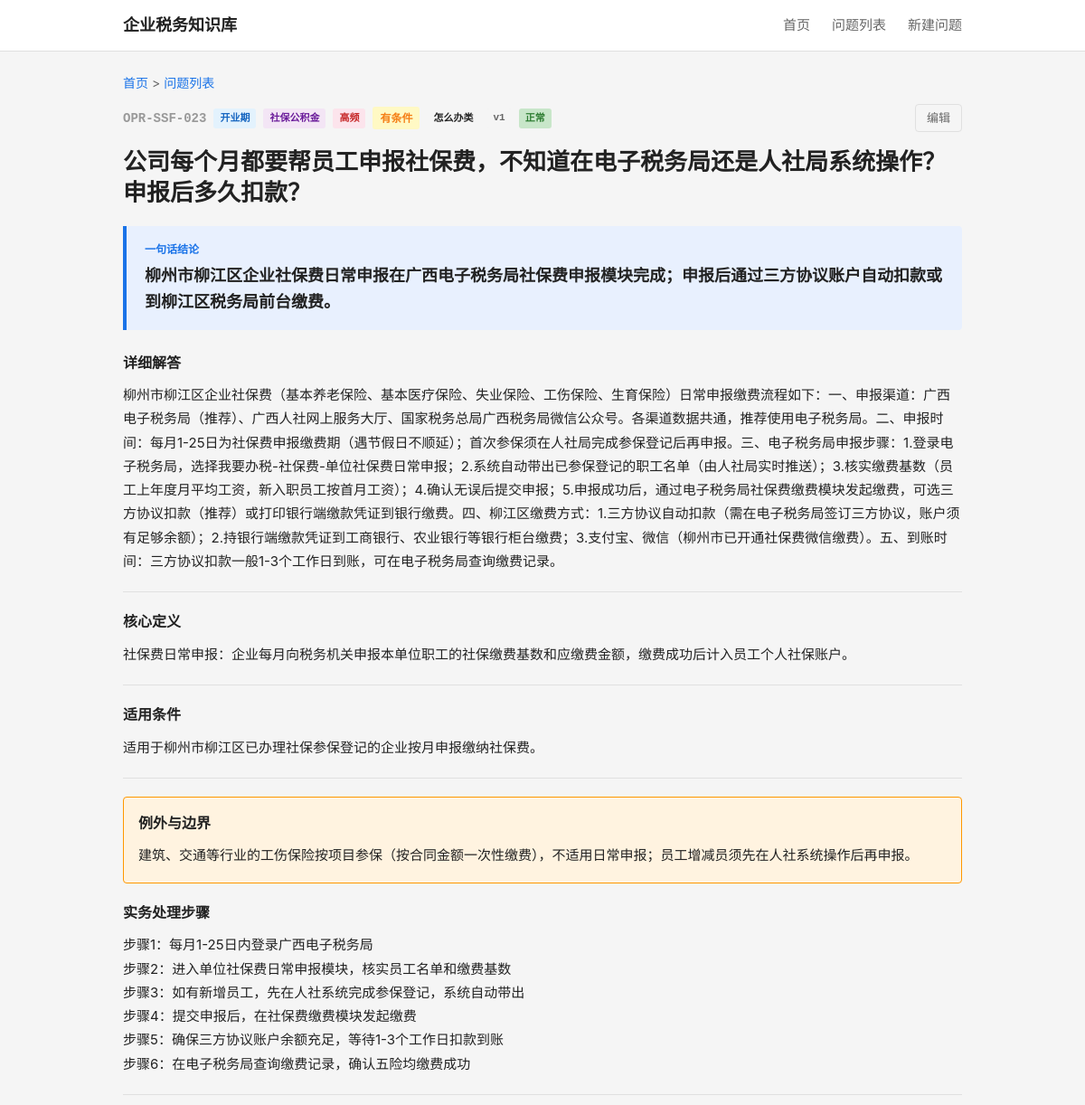
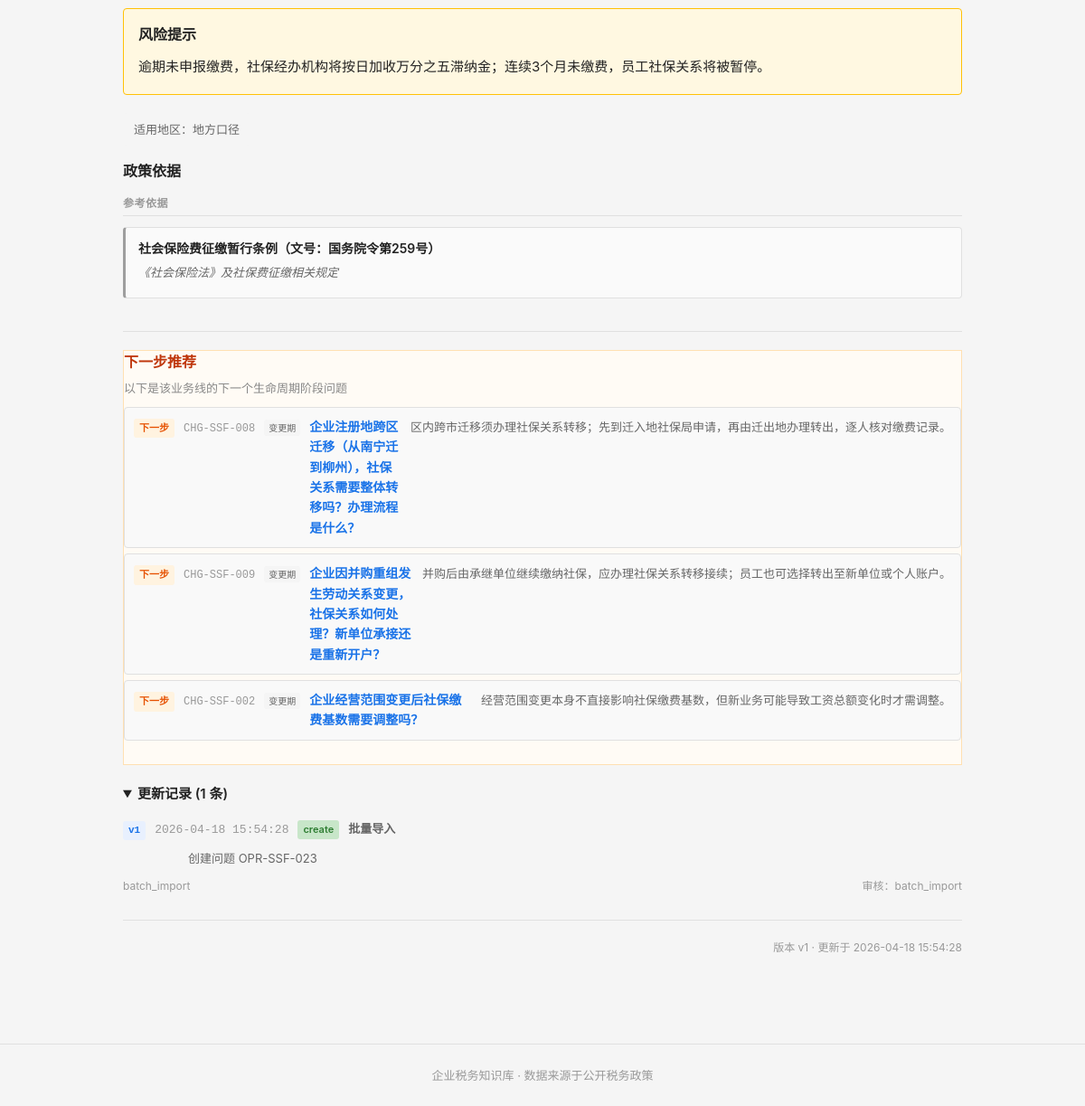
The page /question/OPR-SSF-023 on the database its author committed (2 pictures, top to bottom).
### tables this page shows
CREATE TABLE question_master (
    id              INTEGER PRIMARY KEY AUTOINCREMENT,
    question_code   TEXT NOT NULL UNIQUE,
    question_title  TEXT NOT NULL,
    question_plain  TEXT NOT NULL,

    -- 分类
    stage_code      TEXT NOT NULL,
    module_code     TEXT NOT NULL,
    question_type   TEXT NOT NULL,

    -- 答案
    one_line_answer TEXT NOT NULL,
    detailed_answer TEXT,
    core_definition TEXT,

    -- 条件与边界
    applicable_conditions TEXT,
    exceptions_boundary   TEXT,

    -- 实务
    practical_steps TEXT,
    risk_warning    TEXT,

    -- 适用范围
    scope_level     TEXT NOT NULL DEFAULT 'scope_national',
    local_region    TEXT,

    -- 确定性
    answer_certainty TEXT NOT NULL DEFAULT 'certain_clear',

    -- 元数据
    keywords        TEXT,
    high_frequency_flag INTEGER NOT NULL DEFAULT 0,
    newbie_flag     INTEGER NOT NULL DEFAULT 0,

    -- 版本管理
    status          TEXT NOT NULL DEFAULT 'draft',
    version_no      INTEGER NOT NULL DEFAULT 1,

    -- 审计字段
    created_at      TEXT NOT NULL DEFAULT (datetime('now')),
    updated_at      TEXT NOT NULL DEFAULT (datetime('now'))
);

CREATE TABLE question_policy_link (
    id              INTEGER PRIMARY KEY AUTOINCREMENT,
    question_id     INTEGER NOT NULL,
    policy_id       INTEGER NOT NULL,
    support_type    TEXT NOT NULL,
    support_note    TEXT,
    display_order   INTEGER NOT NULL DEFAULT 1,

    FOREIGN KEY (question_id) REFERENCES question_master(id) ON DELETE CASCADE,
    FOREIGN KEY (policy_id)   REFERENCES policy_basis(id)    ON DELETE CASCADE
);

CREATE TABLE policy_basis (
    id              INTEGER PRIMARY KEY AUTOINCREMENT,
    policy_code     TEXT NOT NULL UNIQUE,
    policy_name     TEXT NOT NULL,
    document_no     TEXT,
    article_ref     TEXT,

    -- 政策层级
    policy_level    TEXT NOT NULL,

    -- 有效期
    effective_date  TEXT,
    expiry_date     TEXT,
    current_status  TEXT NOT NULL DEFAULT 'effective',

    -- 内容摘要
    policy_summary  TEXT,
    raw_quote_short TEXT,

    -- 适用范围
    region_scope    TEXT DEFAULT 'national',

    -- 备注
    remarks         TEXT,

    -- 审计字段
    created_at      TEXT NOT NULL DEFAULT (datetime('now')),
    updated_at      TEXT NOT NULL DEFAULT (datetime('now'))
);

CREATE TABLE question_update_log (
    id              INTEGER PRIMARY KEY AUTOINCREMENT,
    question_id     INTEGER NOT NULL,
    version_no      INTEGER NOT NULL,
    update_date     TEXT NOT NULL DEFAULT (datetime('now')),
    update_type     TEXT NOT NULL,
    update_reason   TEXT,
    updated_by      TEXT,
    reviewed_by     TEXT,
    change_summary  TEXT,

    FOREIGN KEY (question_id) REFERENCES question_master(id) ON DELETE CASCADE
);

### backend/app.py (the view)
    @app.route('/question/<question_code>')
    def question_detail(question_code):
        from services.question_service import QuestionService
        svc = QuestionService()
        detail = svc.get_question_detail(question_code)
        if not detail:
            return "问题不存在", 404
        stages = svc.get_stages()
        modules = svc.get_modules()
        return render_template('detail.html',
                               detail=detail, stages=stages, modules=modules)

### backend/services/question_service.py (called while the page is built)
    def _query(self, sql, params=None):
        conn = sqlite3.connect(self.db_path)
        conn.execute("PRAGMA foreign_keys = ON")
        conn.row_factory = sqlite3.Row
        cur = conn.cursor()
        if params:
            cur.execute(sql, params)
        else:
            cur.execute(sql)
        rows = cur.fetchall()
        conn.close()
        return [dict(r) for r in rows]

    def _query_one(self, sql, params=None):
        rows = self._query(sql, params)
        return rows[0] if rows else None

    def get_stages(self):
        return self._query("""
            SELECT tag_code, tag_name
            FROM tag_dict
            WHERE tag_category = 'stage'
            ORDER BY display_order
        """)

    def get_modules(self):
        return self._query("""
            SELECT tag_code, tag_name
            FROM tag_dict
            WHERE tag_category = 'module'
            ORDER BY display_order
        """)

### frontend/templates/detail.html (shortened to what this page needs)
{% extends "base.html" %}
{% macro certainty_label(code) %}
    {% if code == 'certain_clear' %}<span class="certainty-tag clear">明确（无条件）</span>
    {% elif code == 'certain_conditional' %}<span class="certainty-tag condition">有条件</span>
    {% elif code == 'certain_dispute' %}<span class="certainty-tag dispute">有争议</span>
    {% elif code == 'certain_practice' %}<span class="certainty-tag practice">实务做法</span>
    {% else %}<span class="certainty-tag">{{ code }}</span>{% endif %}
{% endmacro %}
{% macro question_type_label(code) %}
{%- if code == 'type_whether' -%}是否类
{%- elif code == 'type_how' -%}怎么办类
{%- elif code == 'type_define' -%}定义类
{%- elif code == 'type_risk' -%}风险类
{%- elif code == 'type_time' -%}时限类
{%- elif code == 'type_why' -%}为什么类
{%- elif code == 'type_what' -%}是什么类
{%- elif code == 'type_clarify' -%}是否类
{%- elif code == 'type_steps' -%}怎么办类
{%- else -%}{{ code }}{%- endif -%}
{% endmacro %}
{% macro status_label(code) %}
    {% if code == 'active' %}正常
    {% elif code == 'draft' %}草稿
    {% elif code == 'pending' %}待复核
    {% elif code == 'archived' %}归档
    {% elif code == 'obsolete' %}过时
    {% else %}{{ code }}{% endif %}
{% endmacro %}
{% macro stage_label(code) %}
    {%- if code == 'SET' -%}设立期
    {%- elif code == 'OPR' -%}开业期
    {%- elif code == 'CHG' -%}变更期
    {%- elif code == 'RSK' -%}风险期
    {%- elif code == 'SUS' -%}停业期
    {%- elif code == 'CLS' -%}注销期
    {%- else -%}{{ code }}{%- endif -%}
{% endmacro %}
{% macro module_label(code) %}
    {%- if code == 'REG' -%}登记设立
    {%- elif code == 'DEC' -%}申报纳税
    {%- elif code == 'INV' -%}发票管理
    {%- elif code == 'VAT' -%}增值税
    {%- elif code == 'IIT' -%}个人所得税
    {%- elif code == 'CIT' -%}企业所得税
    {%- elif code == 'SSF' -%}社保公积金
    {%- elif code == 'CHG' -%}变更登记
    {%- elif code == 'CLEAR' -%}清税注销
    {%- elif code == 'RISK' -%}风险应对
    {%- elif code == 'FEE' -%}成本费用
    {%- elif code == 'PREF' -%}优惠政策
    {%- elif code == 'ETAX' -%}电子税务
    {%- else -%}{{ code }}{%- endif -%}
{% endmacro %}
{% block main %}
<div class="detail-header">
    <div class="breadcrumb">
        <a href="/">首页</a> &gt; <a href="/questions">问题列表</a>
    </div>
    <div class="question-meta-top">
        <span class="q-code-lg">{{ detail.question_code }}</span>
        <span class="q-badge stage">{{ stage_label(detail.stage_code) }}</span>
        <span class="q-badge module">{{ module_label(detail.module_code) }}</span>
        {% if detail.high_frequency_flag %}
        <span class="q-badge hf">高频</span>
        {% endif %}
        {{ certainty_label(detail.answer_certainty) }}
        <span class="q-badge">{{ question_type_label(detail.question_type) }}</span>
        <span class="q-badge version">v{{ detail.version_no }}</span>
        <span class="q-badge status-{{ detail.status }}">{{ status_label(detail.status) }}</span>
        <a href="/question/{{ detail.question_code }}/edit" class="edit-btn">编辑</a>
    </div>
</div>
<h1 class="detail-title">{{ detail.question_plain if detail.question_plain else detail.question_title }}</h1>
<div class="answer-box">
    <div class="answer-label">一句话结论</div>
    <div class="answer-content">{{ detail.one_line_answer }}</div>
</div>
{% if detail.detailed_answer %}
<div class="detail-section">
    <h3>详细解答</h3>
    <div class="detail-text">{{ detail.detailed_answer }}</div>
</div>
{% endif %}
{% if detail.core_definition %}
<div class="detail-section">
    <h3>核心定义</h3>
    <div class="detail-text">{{ detail.core_definition }}</div>
</div>
{% endif %}
{% if detail.applicable_conditions %}
<div class="detail-section">
    <h3>适用条件</h3>
    <div class="detail-text">{{ detail.applicable_conditions }}</div>
</div>
{% endif %}
{% if detail.exceptions_boundary %}
<div class="detail-section exception">
    <h3>例外与边界</h3>
    <div class="detail-text">{{ detail.exceptions_boundary }}</div>
</div>
{% endif %}
{% if detail.practical_steps %}
<div class="detail-section">
    <h3>实务处理步骤</h3>
    <div class="detail-text">{{ detail.practical_steps }}</div>
</div>
{% endif %}
{% if detail.risk_warning %}
<div class="detail-section warning">
    <h3>风险提示</h3>
    <div class="detail-text">{{ detail.risk_warning }}</div>
</div>
{% endif %}
{% if detail.scope_level == 'scope_national' %}
<div class="scope-note">适用地区：全国通用</div>
{% elif detail.scope_level == 'scope_local' %}
<div class="scope-note">适用地区：地方口径</div>
{% elif detail.scope_level == 'scope_mixed' %}
<div class="scope-note">适用地区：混合口径</div>
{% elif detail.local_region %}
<div class="scope-note local">地区：{{ detail.local_region }}</div>
{% endif %}
{% if detail.policies %}
{% set direct_policies = [] %}
{% set procedure_policies = [] %}
{% set other_policies = [] %}
{% for p in detail.policies %}
    {% if p.support_type == 'support_direct' %}{% do direct_policies.append(p) %}{% endif %}
    {% if p.support_type == 'support_procedure' %}{% do procedure_policies.append(p) %}{% endif %}
    {% if p.support_type not in ['support_direct', 'support_procedure'] %}{% do other_policies.append(p) %}{% endif %}
{% endfor %}
<div class="detail-section policies-section">
    <h3>政策依据</h3>
    {% if other_policies %}
    <div class="policy-group">
        <div class="policy-group-label">参考依据</div>
        <ul class="policy-list">
            {% for p in other_policies %}
            <li class="policy-item type-other">
                <div class="policy-title">{{ p.policy_name }}{% if p.article_ref %}（文号：{{ p.document_no }}）{% endif %}</div>
                {% if p.support_note %}<div class="policy-note">{{ p.support_note }}</div>{% endif %}
            </li>
            {% endfor %}
        </ul>
    </div>
    {% endif %}
</div>
{% endif %}
{% if detail.next_step_questions %}
<div class="detail-section next-step">
    <h3>下一步推荐</h3>
    <p class="next-step-hint">以下是该业务线的下一个生命周期阶段问题</p>
    <ul class="relation-list">
        {% for r in detail.next_step_questions %}
        <li>
            <a href="/question/{{ r.question_code }}" class="relation-link">
                <span class="rel-type-badge type-next">下一步</span>
                <span class="rel-code">{{ r.question_code }}</span>
                <span class="rel-stage-badge">{{ stage_label(r.stage_code) }}</span>
                <span class="rel-title">{{ r.question_title }}</span>
                <span class="rel-answer">{{ r.one_line_answer }}</span>
            </a>
        </li>
        {% endfor %}
    </ul>
</div>
{% endif %}
{% if detail.updates %}
<details class="detail-section updates" open>
    <summary class="section-summary">更新记录 ({{ detail.updates|length }} 条)</summary>
    <ul class="update-list">
        {% for u in detail.updates %}
        <li class="update-item">
            <span class="update-version">v{{ u.version_no }}</span>
            <span class="update-date">{{ u.update_date }}</span>
            <span class="update-type-badge type-{{ u.update_type }}">{{ u.update_type }}</span>
            {% if u.update_reason %}<span class="update-reason">{{ u.update_reason }}</span>{% endif %}
            <span class="update-summary">{{ u.change_summary }}</span>
            {% if u.updated_by %}<span class="update-by">{{ u.updated_by }}</span>{% endif %}
            {% if u.reviewed_by %}<span class="update-reviewed">审核：{{ u.reviewed_by }}</span>{% endif %}
        </li>
        {% endfor %}
    </ul>
</details>
{% endif %}
<div class="detail-footer">
    <span>版本 v{{ detail.version_no }} · 更新于 {{ detail.updated_at }}</span>
</div>
{% endblock %}

### rows shown on the page
question_master: question_code "OPR-SSF-023", version_no "1", question_plain "公司每个月都要帮员工申报社保费，不知道在电子税务局还是人社局系统操作？申报后多久扣款？", one_line_answer "柳州市柳江区企业社保费日常申报在广西电子税务局社保费申报模块完成；申报后通过三方协议账户自动扣款或到柳江区税务局前台缴费。", detailed_answer "柳州市柳江区企业社保费（基本养老保险、基本医疗保险、失业保险、工伤保险、生育保险）日常申报缴费流程如下：一、申报渠道：广西电子税务局（推荐）、广西人社网上服务大厅、国家税务总局广西税务局微信公众号。各渠道数据共通，推荐使用电子税务局。二、申报时间：每月1-25日为社保费申报缴费期（遇节假日不顺延）；首次参保须在人社局完成参保登记后再申报。三、电子税务局申报步骤：1.登录电子税务局，选择我要办税-社保费-单位社保费日常申报；2.系统自动带出已参保登记的职工名单（由人社局实时推送）；3.核实缴费基数（员工上年度月平均工资，新入职员工按首月工资）；4.确认无误后提交申报；5.申报成功后，通过电子税务局社保费缴费模块发起缴费，可选三方协议扣款（推荐）或打印银行端缴款凭证到银行缴费。四、柳江区缴费方式：1.三方协议自动扣款（需在电子税务局签订三方协议，账户须有足够余额）；2.持银行端缴款凭证到工商银行、农业银行等银行柜台缴费；3.支付宝、微信（柳州市已开通社保费微信缴费）。五、到账时间：三方协议扣款一般1-3个工作日到账，可在电子税务局查询缴费记录。", core_definition "社保费日常申报：企业每月向税务机关申报本单位职工的社保缴费基数和应缴费金额，缴费成功后计入员工个人社保账户。", applicable_conditions "适用于柳州市柳江区已办理社保参保登记的企业按月申报缴纳社保费。", exceptions_boundary "建筑、交通等行业的工伤保险按项目参保（按合同金额一次性缴费），不适用日常申报；员工增减员须先在人社系统操作后再申报。", practical_steps "步骤1：每月1-25日内登录广西电子税务局 步骤2：进入单位社保费日常申报模块，核实员工名单和缴费基数 步骤3：如有新增员工，先在人社系统完成参保登记，系统自动带出 步骤4：提交申报后，在社保费缴费模块发起缴费 步骤5：确保三方协议账户余额充足，等待1-3个工作日扣款到账 步骤6：在电子税务局查询缴费记录，确认五险均缴费成功", risk_warning "逾期未申报缴费，社保经办机构将按日加收万分之五滞纳金；连续3个月未缴费，员工社保关系将被暂停。", updated_at "2026-04-18 15:54:28"
question_policy_link: policy_name "社会保险费征缴暂行条例", document_no "国务院令第259号", support_note "《社会保险法》及社保费征缴相关规定"
question_master: question_code "CHG-SSF-008", stage_code "变更期", question_title "企业注册地跨区迁移（从南宁迁到柳州），社保关系需要整体转移吗？办理流程是什么？", one_line_answer "区内跨市迁移须办理社保关系转移；先到迁入地社保局申请，再由迁出地办理转出，逐人核对缴费记录。"
question_master: question_code "CHG-SSF-009", stage_code "变更期", question_title "企业因并购重组发生劳动关系变更，社保关系如何处理？新单位承接还是重新开户？", one_line_answer "并购后由承继单位继续缴纳社保，应办理社保关系转移接续；员工也可选择转出至新单位或个人账户。"
question_master: question_code "CHG-SSF-002", stage_code "变更期", question_title "企业经营范围变更后社保缴费基数需要调整吗？", one_line_answer "经营范围变更本身不直接影响社保缴费基数，但新业务可能导致工资总额变化时才需调整。"
question_update_log: version_no "1", update_date "2026-04-18 15:54:28", update_type "create", update_reason "批量导入", change_summary "创建问题 OPR-SSF-023", updated_by "batch_import", reviewed_by "batch_import"

### other values the page prints
{{ detail.updates|length }} "1"
